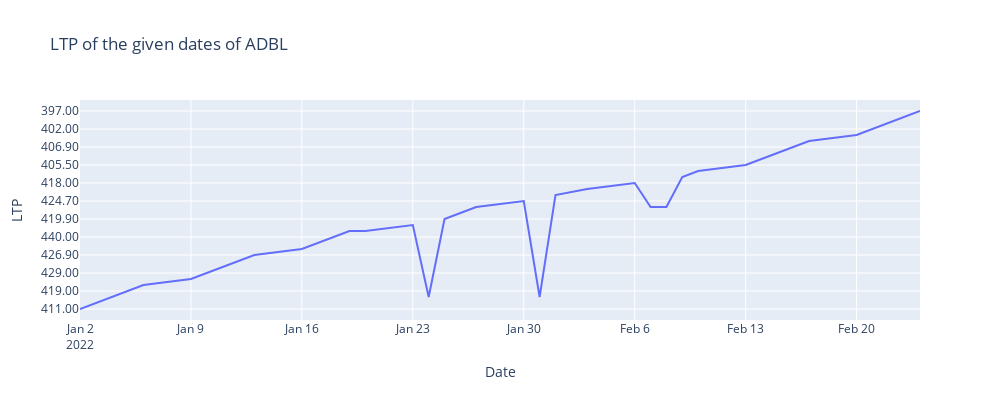

The notebook cell this image was saved under:
### Code cell
fn.plotly_plot_line(df,'Date','LTP','ADBL')

### Figure 1 — Plotly figure (JSON) as saved in the notebook; plotly's stock layout.template omitted (floating-point values rounded to 4 significant figures)
{"data": [{"hovertemplate": "Date=%{x}<br>LTP=%{y}<extra></extra>", "legendgroup": "", "line": {"color": "#636efa", "dash": "solid"}, "marker": {"symbol": "circle"}, "mode": "lines", "name": "", "orientation": "v", "showlegend": false, "type": "scatter", "x": ["2022-01-02T00:00:00", "2022-01-03T00:00:00", "2022-01-04T00:00:00", "2022-01-05T00:00:00", "2022-01-06T00:00:00", "2022-01-09T00:00:00", "2022-01-10T00:00:00", "2022-01-11T00:00:00", "2022-01-12T00:00:00", "2022-01-13T00:00:00", "2022-01-16T00:00:00", "2022-01-17T00:00:00", "2022-01-18T00:00:00", "2022-01-19T00:00:00", "2022-01-20T00:00:00", "2022-01-23T00:00:00", "2022-01-24T00:00:00", "2022-01-25T00:00:00", "2022-01-26T00:00:00", "2022-01-27T00:00:00", "2022-01-30T00:00:00", "2022-01-31T00:00:00", "2022-02-01T00:00:00", "2022-02-03T00:00:00", "2022-02-06T00:00:00", "2022-02-07T00:00:00", "2022-02-08T00:00:00", "2022-02-09T00:00:00", "2022-02-10T00:00:00", "2022-02-13T00:00:00", "2022-02-14T00:00:00", "2022-02-15T00:00:00", "2022-02-16T00:00:00", "2022-02-17T00:00:00", "2022-02-20T00:00:00", "2022-02-21T00:00:00", "2022-02-22T00:00:00", "2022-02-23T00:00:00", "2022-02-24T00:00:00"], "xaxis": "x", "y": ["411.00", "415.00", "422.00", "419.00", "421.00", "431.00", "429.00", "428.90", "424.00", "426.90", "435.00", "441.00", "440.00", "433.00", "433.00", "430.20", "422.00", "419.90", "416.40", "417.00", "424.70", "422.00", "423.00", "420.60", "418.00", "417.00", "417.00", "415.50", "414.50", "405.50", "404.00", "407.00", "406.90", "405.00", "399.00", "402.00", "404.80", "400.00", "397.00"], "yaxis": "y"}], "layout": {"height": 400, "legend": {"tracegroupgap": 0}, "title": {"text": "LTP of the given dates of ADBL"}, "width": 1000, "xaxis": {"anchor": "y", "domain": [0, 1], "title": {"text": "Date"}}, "yaxis": {"anchor": "x", "domain": [0, 1], "title": {"text": "LTP"}}}}
